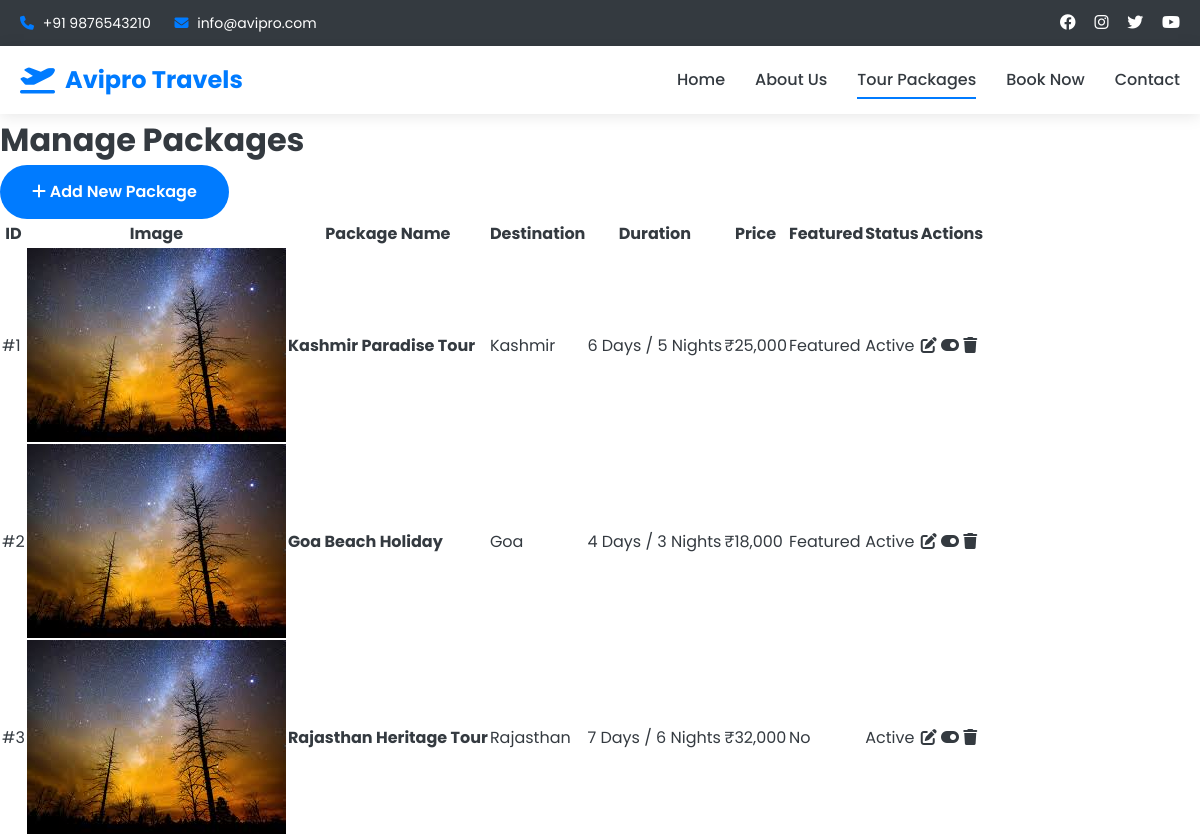
Screenshot of /admin/packages.php (signed in) with the database file from the repository.
### tables this page shows
CREATE TABLE IF NOT EXISTS site_settings (
    id INT PRIMARY KEY AUTO_INCREMENT,
    setting_key VARCHAR(100) UNIQUE NOT NULL,
    setting_value TEXT,
    updated_at TIMESTAMP DEFAULT CURRENT_TIMESTAMP ON UPDATE CURRENT_TIMESTAMP
);

CREATE TABLE IF NOT EXISTS packages (
    id INT PRIMARY KEY AUTO_INCREMENT,
    package_name VARCHAR(200) NOT NULL,
    destination VARCHAR(150) NOT NULL,
    duration VARCHAR(50) NOT NULL,
    price DECIMAL(10, 2) NOT NULL,
    description TEXT NOT NULL,
    itinerary TEXT,
    inclusions TEXT,
    exclusions TEXT,
    featured BOOLEAN DEFAULT FALSE,
    status ENUM('active', 'inactive') DEFAULT 'active',
    main_image VARCHAR(255),
    created_at TIMESTAMP DEFAULT CURRENT_TIMESTAMP,
    updated_at TIMESTAMP DEFAULT CURRENT_TIMESTAMP ON UPDATE CURRENT_TIMESTAMP
);

### config/config.php (called while the page is built, shortened)
<?php
try {
    $conn = new mysqli(DB_HOST, DB_USER, DB_PASS, DB_NAME);
    $conn->set_charset("utf8mb4");
} catch (Exception $e) {
    die("Database Connection Error: " . $e->getMessage());
}
function sanitize_input($data) {
    global $conn;
    $data = trim($data);
    $data = stripslashes($data);
    $data = htmlspecialchars($data);
    return $conn->real_escape_string($data);
}
function get_setting($key) {
    global $conn;
    $key = sanitize_input($key);
    $sql = "SELECT setting_value FROM site_settings WHERE setting_key = '$key'";
    $result = $conn->query($sql);
    if ($result && $result->num_rows > 0) {
        $row = $result->fetch_assoc();
        return $row['setting_value'];
    }
    return '';
}
?>

### admin/packages.php (the view, shortened to what this page needs)
<?php
require_once '../config/config.php';
$packages_sql = "SELECT * FROM packages ORDER BY created_at DESC";
$packages_result = $conn->query($packages_sql);
include 'includes/header.php';
?>
<div class="dashboard-content">
    <div class="page-header">
        <h1>Manage Packages</h1>
        <a href="add-package.php" class="btn btn-primary">
            <i class="fas fa-plus"></i> Add New Package
        </a>
    </div>
    <div class="content-card">
        <div class="table-responsive">
            <table class="data-table">
                <thead>
                    <tr>
                        <th>ID</th>
                        <th>Image</th>
                        <th>Package Name</th>
                        <th>Destination</th>
                        <th>Duration</th>
                        <th>Price</th>
                        <th>Featured</th>
                        <th>Status</th>
                        <th>Actions</th>
                    </tr>
                </thead>
                <tbody>
                    <?php
                    if ($packages_result && $packages_result->num_rows > 0) {
                        while($package = $packages_result->fetch_assoc()) {
                    ?>
                        <tr>
                            <td>#<?php echo $package['id']; ?></td>
                            <td>
                                <img src="<?php echo SITE_URL . $package['main_image']; ?>" alt="Package" class="table-image">
                            </td>
                            <td><strong><?php echo htmlspecialchars($package['package_name']); ?></strong></td>
                            <td><?php echo htmlspecialchars($package['destination']); ?></td>
                            <td><?php echo htmlspecialchars($package['duration']); ?></td>
                            <td>₹<?php echo number_format($package['price']); ?></td>
                            <td>
                                <?php if ($package['featured']): ?>
                                    <span class="badge badge-warning">Featured</span>
                                <?php else: ?>
                                    <span class="badge badge-secondary">No</span>
                                <?php endif; ?>
                            </td>
                            <td>
                                <span class="badge badge-<?php echo $package['status'] == 'active' ? 'success' : 'danger'; ?>">
                                    <?php echo ucfirst($package['status']); ?>
                                </span>
                            </td>
                            <td>
                                <div class="action-buttons">
                                    <a href="edit-package.php?id=<?php echo $package['id']; ?>" class="btn-action btn-edit" title="Edit">
                                        <i class="fas fa-edit"></i>
                                    </a>
                                    <a href="?action=toggle_status&id=<?php echo $package['id']; ?>" class="btn-action btn-toggle" title="Toggle Status">
                                        <i class="fas fa-toggle-on"></i>
                                    </a>
                                    <a href="?action=delete&id=<?php echo $package['id']; ?>" class="btn-action btn-delete" title="Delete" onclick="return confirm('Are you sure you want to delete this package?')">
                                        <i class="fas fa-trash"></i>
                                    </a>
                                </div>
                            </td>
                        </tr>
                    <?php
                        }
                    } else {
                        echo '<tr><td colspan="9" class="text-center">No packages found. <a href="add-package.php">Add your first package</a></td></tr>';
                    }
                    ?>
                </tbody>
            </table>
        </div>
    </div>
</div>
<?php include 'includes/footer.php'; ?>

### includes/header.php (shortened to what this page needs)
<!DOCTYPE html>
<html lang="en">
<head>
    <link rel="stylesheet" href="<?php echo SITE_URL; ?>assets/css/style.css">
    <link rel="stylesheet" href="https://cdnjs.cloudflare.com/ajax/libs/font-awesome/6.4.0/css/all.min.css">
</head>
<body>
    <div class="top-bar">
        <div class="container">
            <div class="top-bar-content">
                <div class="contact-info">
                    <span><i class="fas fa-phone"></i> <?php echo get_setting('contact_phone'); ?></span>
                    <span><i class="fas fa-envelope"></i> <?php echo get_setting('contact_email'); ?></span>
                </div>
                <div class="social-links">
                    <a href="#"><i class="fab fa-facebook"></i></a>
                    <a href="#"><i class="fab fa-instagram"></i></a>
                    <a href="#"><i class="fab fa-twitter"></i></a>
                    <a href="#"><i class="fab fa-youtube"></i></a>
                </div>
            </div>
        </div>
    </div>
    <nav class="navbar">
        <div class="container">
            <div class="nav-wrapper">
                <div class="logo">
                    <a href="<?php echo SITE_URL; ?>index.php">
                        <i class="fas fa-plane-departure"></i>
                        <span>Avipro Travels</span>
                    </a>
                </div>
                <ul class="nav-menu" id="navMenu">
                    <li><a href="<?php echo SITE_URL; ?>index.php" class="<?php echo basename($_SERVER['PHP_SELF']) == 'index.php' ? 'active' : ''; ?>">Home</a></li>
                    <li><a href="<?php echo SITE_URL; ?>about.php" class="<?php echo basename($_SERVER['PHP_SELF']) == 'about.php' ? 'active' : ''; ?>">About Us</a></li>
                    <li><a href="<?php echo SITE_URL; ?>packages.php" class="<?php echo basename($_SERVER['PHP_SELF']) == 'packages.php' ? 'active' : ''; ?>">Tour Packages</a></li>
                    <li><a href="<?php echo SITE_URL; ?>booking.php" class="<?php echo basename($_SERVER['PHP_SELF']) == 'booking.php' ? 'active' : ''; ?>">Book Now</a></li>
                    <li><a href="<?php echo SITE_URL; ?>contact.php" class="<?php echo basename($_SERVER['PHP_SELF']) == 'contact.php' ? 'active' : ''; ?>">Contact</a></li>
                </ul>
            </div>
        </div>
    </nav>

### assets/css/style.css (style rules this page uses)
:root { --primary-color: #007bff; --primary-dark: #0056b3; --secondary-color: #6c757d; --success-color: #28a745; --danger-color: #dc3545; --warning-color: #ffc107; --info-color: #17a2b8; --light-color: #f8f9fa; --dark-color: #343a40; --white: #ffffff; --border-color: #dee2e6; --shadow: 0 2px 15px rgba(0, 0, 0, 0.1); --shadow-lg: 0 5px 30px rgba(0, 0, 0, 0.15); --transition: all 0.3s ease; }
* { margin: 0; padding: 0; box-sizing: border-box; }
body { font-family: "Poppins", Arial, sans-serif; line-height: 1.6; color: var(--dark-color); background: var(--white); }
.container { max-width: 1200px; margin: 0 auto; padding: 0 20px; }
img { max-width: 100%; height: auto; display: block; }
a { text-decoration: none; color: inherit; transition: var(--transition); }
ul { list-style: none; }
.top-bar { background: var(--dark-color); color: var(--white); padding: 10px 0; font-size: 14px; }
.top-bar-content { display: flex; justify-content: space-between; align-items: center; flex-wrap: wrap; }
.contact-info span { margin-right: 20px; }
.contact-info i { margin-right: 5px; color: var(--primary-color); }
.social-links a { color: var(--white); margin-left: 15px; font-size: 16px; }
.navbar { background: var(--white); box-shadow: var(--shadow); position: sticky; top: 0; z-index: 1000; }
.nav-wrapper { display: flex; justify-content: space-between; align-items: center; padding: 15px 0; }
.logo a { display: flex; align-items: center; font-size: 24px; font-weight: 700; color: var(--primary-color); }
.logo i { margin-right: 10px; font-size: 28px; }
.nav-menu { display: flex; gap: 30px; }
.nav-menu li a { color: var(--dark-color); font-weight: 500; padding: 8px 0; position: relative; }
.nav-menu li a::after { content: ""; position: absolute; bottom: 0; left: 0; width: 0; height: 2px; background: var(--primary-color); transition: var(--transition); }
.nav-menu li a:hover::after, .nav-menu li a.active::after { width: 100%; }
.btn { display: inline-block; padding: 12px 30px; border-radius: 50px; font-weight: 600; text-align: center; cursor: pointer; transition: var(--transition); border: 2px solid transparent; font-size: 16px; }
.btn-primary { background: var(--primary-color); color: var(--white); }

### includes/header.php (style rules this page uses)
* { margin: 0; padding: 0; box-sizing: border-box; }
body { font-family: 'Poppins', Arial, sans-serif; line-height: 1.6; }
.container { max-width: 1200px; margin: 0 auto; padding: 0 20px; }

### rows the page displays
site_settings: setting_value "+91 9876543210"
site_settings: setting_value "info@avipro.com"
packages: id "1", main_image (picture), package_name "Kashmir Paradise Tour", destination "Kashmir", duration "6 Days / 5 Nights", price "25,000", featured "Featured", status "Active"
packages: id "2", main_image (picture), package_name "Goa Beach Holiday", destination "Goa", duration "4 Days / 3 Nights", price "18,000", featured "Featured", status "Active"
packages: id "3", main_image (picture), package_name "Rajasthan Heritage Tour", destination "Rajasthan", duration "7 Days / 6 Nights", price "32,000", featured "No", status "Active"
